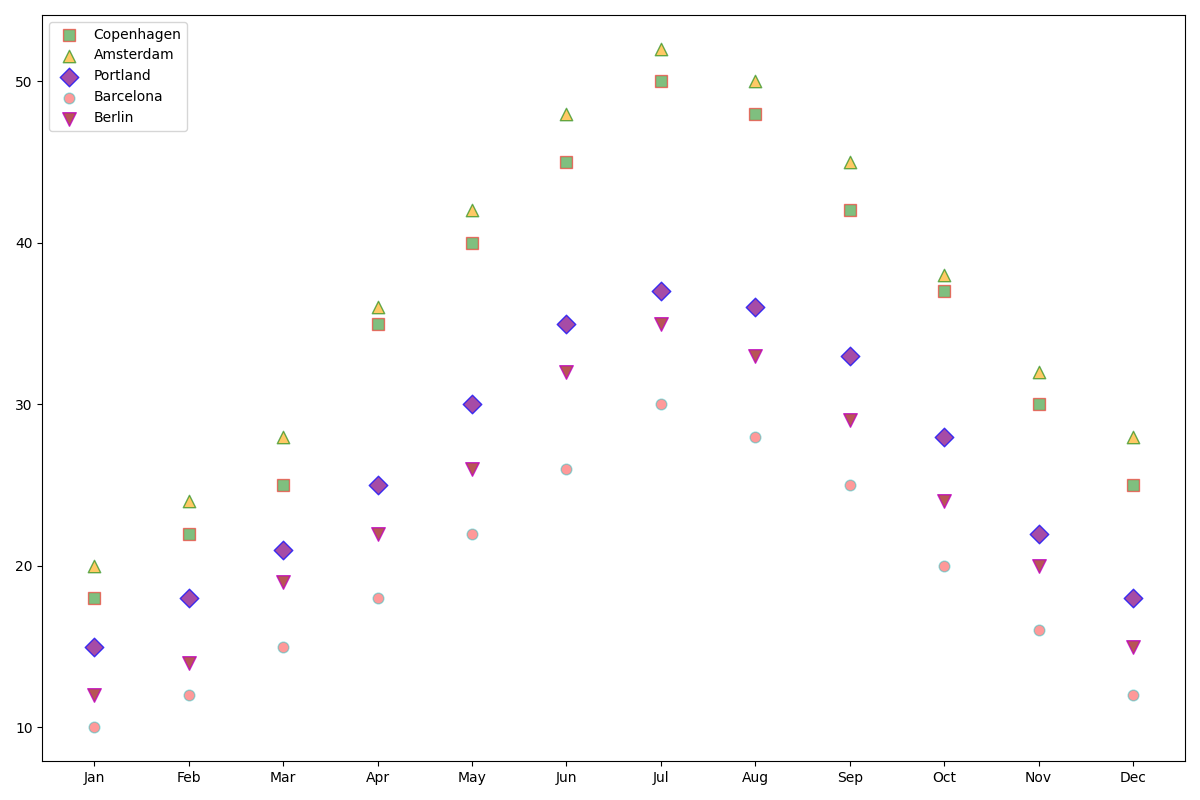

Recreate this plot in Python.
import matplotlib.pyplot as plt
import numpy as np

months = np.array(['Jan', 'Feb', 'Mar', 'Apr', 'May', 'Jun', 
                   'Jul', 'Aug', 'Sep', 'Oct', 'Nov', 'Dec'])

copenhagen_commuters = np.array([18, 22, 25, 35, 40, 45, 50, 48, 42, 37, 30, 25])
amsterdam_commuters = np.array([20, 24, 28, 36, 42, 48, 52, 50, 45, 38, 32, 28])
portland_commuters = np.array([15, 18, 21, 25, 30, 35, 37, 36, 33, 28, 22, 18])
barcelona_commuters = np.array([10, 12, 15, 18, 22, 26, 30, 28, 25, 20, 16, 12])
berlin_commuters = np.array([12, 14, 19, 22, 26, 32, 35, 33, 29, 24, 20, 15])

fig, ax = plt.subplots(figsize=(12, 8))

ax.scatter(months, copenhagen_commuters, color='green', marker='s', s=70, alpha=0.5, edgecolors='r', label='Copenhagen')
ax.scatter(months, amsterdam_commuters, color='orange', marker='^', s=80, alpha=0.6, edgecolors='g', label='Amsterdam')
ax.scatter(months, portland_commuters, color='purple', marker='D', s=90, alpha=0.7, edgecolors='b', label='Portland')
ax.scatter(months, barcelona_commuters, color='red', marker='o', s=60, alpha=0.4, edgecolors='c', label='Barcelona')
ax.scatter(months, berlin_commuters, color='brown', marker='v', s=95, alpha=0.8, edgecolors='m', label='Berlin')

ax.grid(False)

ax.legend(loc='upper left')

plt.tight_layout()
plt.show()
